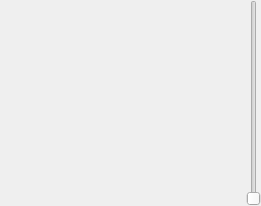
<?xml version="1.0" encoding="UTF-8"?>
<ui version="4.0">
 <class>QGCMapTool</class>
 <widget class="QWidget" name="QGCMapTool">
  <property name="geometry">
   <rect>
    <x>0</x>
    <y>0</y>
    <width>261</width>
    <height>206</height>
   </rect>
  </property>
  <property name="windowTitle">
   <string>Form</string>
  </property>
  <layout class="QGridLayout" name="gridLayout" rowstretch="100,1">
   <property name="leftMargin">
    <number>0</number>
   </property>
   <property name="topMargin">
    <number>0</number>
   </property>
   <property name="rightMargin">
    <number>0</number>
   </property>
   <property name="bottomMargin">
    <number>0</number>
   </property>
   <property name="horizontalSpacing">
    <number>3</number>
   </property>
   <property name="verticalSpacing">
    <number>0</number>
   </property>
   <item row="0" column="0">
    <widget class="QGCMapWidget" name="map" native="true"/>
   </item>
   <item row="0" column="1" rowspan="2">
    <widget class="QSlider" name="zoomSlider">
     <property name="maximum">
      <number>60</number>
     </property>
     <property name="orientation">
      <enum>Qt::Vertical</enum>
     </property>
    </widget>
   </item>
   <item row="1" column="0">
    <widget class="QGCMapToolBar" name="toolBar" native="true"/>
   </item>
  </layout>
 </widget>
 <customwidgets>
  <customwidget>
   <class>QGCMapToolBar</class>
   <extends>QWidget</extends>
   <header>QGCMapToolBar.h</header>
   <container>1</container>
  </customwidget>
  <customwidget>
   <class>QGCMapWidget</class>
   <extends>QWidget</extends>
   <header>QGCMapWidget.h</header>
   <container>1</container>
  </customwidget>
 </customwidgets>
 <resources/>
 <connections/>
</ui>
